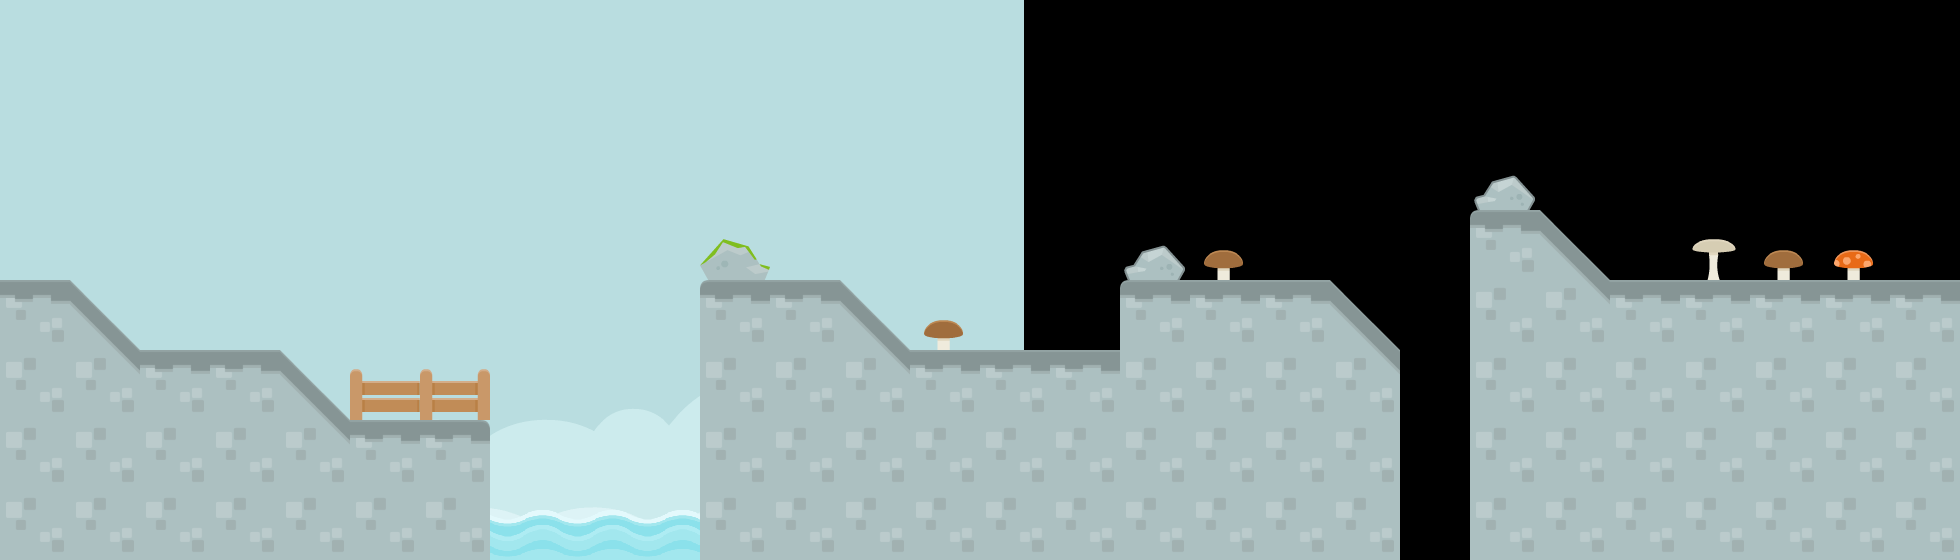

Below is a game level as drawn by its tile map, then a one-line description and the .tmx that defines it (tile-layer data replaced by summaries):
An orthogonal 28x8 tile map with 70x70 px tiles, 3 tile layers (tiles_background, tiles_terrain, tiles_foreground), 2 image layers and 15 objects (8x STONE, 4x effect_glow_sprites, start, target, effect_clouds).

<map version="1.0" orientation="orthogonal" renderorder="right-down" width="28" height="8" tilewidth="70" tileheight="70" nextobjectid="27">
 <properties>
  <property name="button_highlight" value="MIRROR" />
  <property name="message" value="[WHITE]USE THE [YELLOW]MIRROR[WHITE] BUTTON TO FLIP THE RAMP." />
 </properties>
 <tileset firstgid="1" name="tiles" tilewidth="70" tileheight="70" spacing="4" margin="2" tilecount="117">
  <image source="../../graphics/tiles.png" width="962" height="666" />
  <tile id="114">
   <animation>
    <frame tileid="114" duration="100" />
    <frame tileid="115" duration="100" />
    <frame tileid="116" duration="100" />
    <frame tileid="115" duration="100" />
   </animation>
  </tile>
 </tileset>
 <imagelayer name="background_b" x="1024" y="-300">
  <image source="../../graphics/backgrounds/blue_shroom.png" />
 </imagelayer>
 <imagelayer name="background_a" y="-300">
  <image source="../../graphics/backgrounds/blue_shroom.png" />
 </imagelayer>
 <layer name="tiles_background" width="30" height="8">
  <data>[240 cells, 8 non-empty, 4 distinct tile ids]</data>
 </layer>
 <layer name="tiles_terrain" width="30" height="8">
  <data>[240 cells, 88 non-empty, 6 distinct tile ids]</data>
 </layer>
 <layer name="tiles_foreground" width="30" height="8">
  <data>[240 cells, 5 non-empty, 4 distinct tile ids]</data>
 </layer>
 <objectgroup name="terrain">
  <object id="12" type="STONE" x="700" y="280">
   <polygon points="0,0 140,0 210,70 210,280 0,280" />
  </object>
  <object id="13" type="STONE" x="910" y="350">
   <polygon points="0,0 210,0 210,210 0,210" />
  </object>
  <object id="14" type="STONE" x="1120" y="280">
   <polygon points="0,0 210,0 280,70 280,280 0,280" />
  </object>
  <object id="15" type="STONE" x="1610" y="280">
   <polygon points="0,0 350,0 350,280 0,280" />
  </object>
  <object id="21" type="STONE" x="1470" y="210">
   <polygon points="0,0 70,0 140,70 140,350 0,350" />
  </object>
  <object id="24" type="STONE" x="0" y="280">
   <polygon points="0,0 70,0 140,70 140,280 0,280" />
  </object>
  <object id="25" type="STONE" x="140" y="350">
   <polygon points="0,0 140,0 210,70 210,210 0,210" />
  </object>
  <object id="26" type="STONE" x="350" y="420">
   <polygon points="0,0 140,0 140,140 0,140" />
  </object>
 </objectgroup>
 <objectgroup name="entities">
  <object id="4" name="start" type="start" x="770" y="210" width="70" height="70" />
  <object id="5" name="target" type="target" x="1260" y="210" width="70" height="70" />
 </objectgroup>
 <objectgroup name="background_effects">
  <object id="16" type="effect_clouds" x="770" y="0" width="1120" height="140" />
  <object id="17" type="effect_glow_sprites" x="910" y="280" width="210" height="70" />
  <object id="18" type="effect_glow_sprites" x="1120" y="210" width="210" height="70" />
  <object id="19" type="effect_glow_sprites" x="700" y="210" width="140" height="70" />
  <object id="20" type="effect_glow_sprites" x="1610" y="210" width="350" height="70" />
 </objectgroup>
 <objectgroup name="foreground_effects" />
 <objectgroup name="npc" />
</map>
